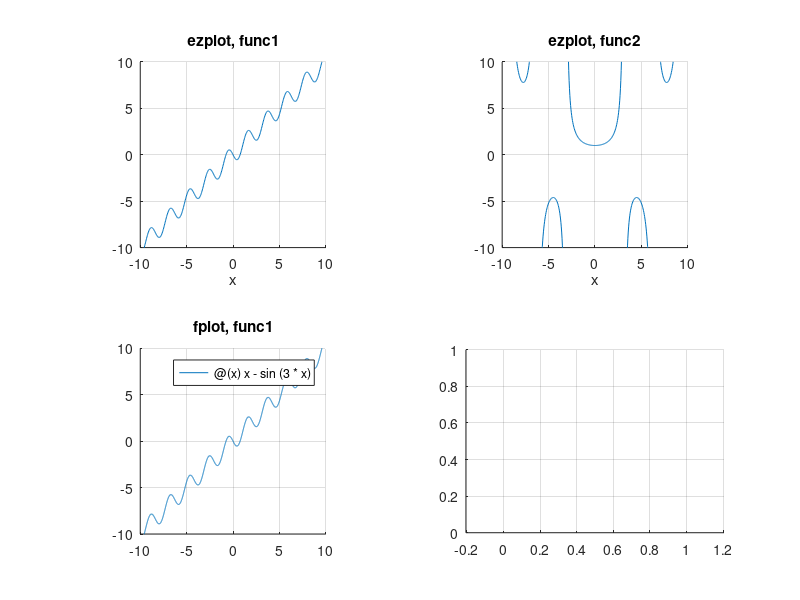

This chart was generated by the following MATLAB code: (Note: this script raises an error after producing the figure.)
clc; clear all; clf; close all;

func1 = @(x) x - sin(3 * x);
func2 = @(x) x / sin(x);

% START func1
subplot(2, 2, 1)

hold on, grid on, axis equal

x_lim = [-10 10];

ezplot('x - sin(3 * x)', x_lim)
title('ezplot, func1')

xlim(x_lim)
ylim(x_lim)

subplot(2, 2, 3)

hold on, grid on, axis equal

fplot(func1, x_lim)
title('fplot, func1')

xlim(x_lim)
ylim(x_lim)

% END func1

% START func2
subplot(2, 2, 2)

hold on, grid on, axis equal

ezplot('x / sin(x)', x_lim)
title('ezplot, func2')

xlim(x_lim)
ylim(x_lim)

subplot(2, 2, 4)

hold on, grid on, axis equal

fplot(func2, x_lim)

xlim(x_lim)
ylim(x_lim)

title('fplot, func2')
% END func2

% START func3
figure
subplot(1, 2, 1)
hold on, grid on, axis equal
func3 = 'x * sin(5*x)';
x_lim1 = [0, 2 * pi]; 
x_lim2 = [-2 * pi, 2 * pi]; 

ezpolar(func3, x_lim1)

title('0 : 2pi')
subplot(1, 2, 2)

ezpolar(func3, x_lim2)

title('-2pi : 2pi')
% END func3

% Ellipse
figure
hold on, grid on, axis equal

a = 5;
b = 4;

x1 = -3; y1 = 2;
t = -pi:0.01:pi;
x = x1 + (a * cos(t));
y = y1 + (b * sin(t));
plot(x, y);